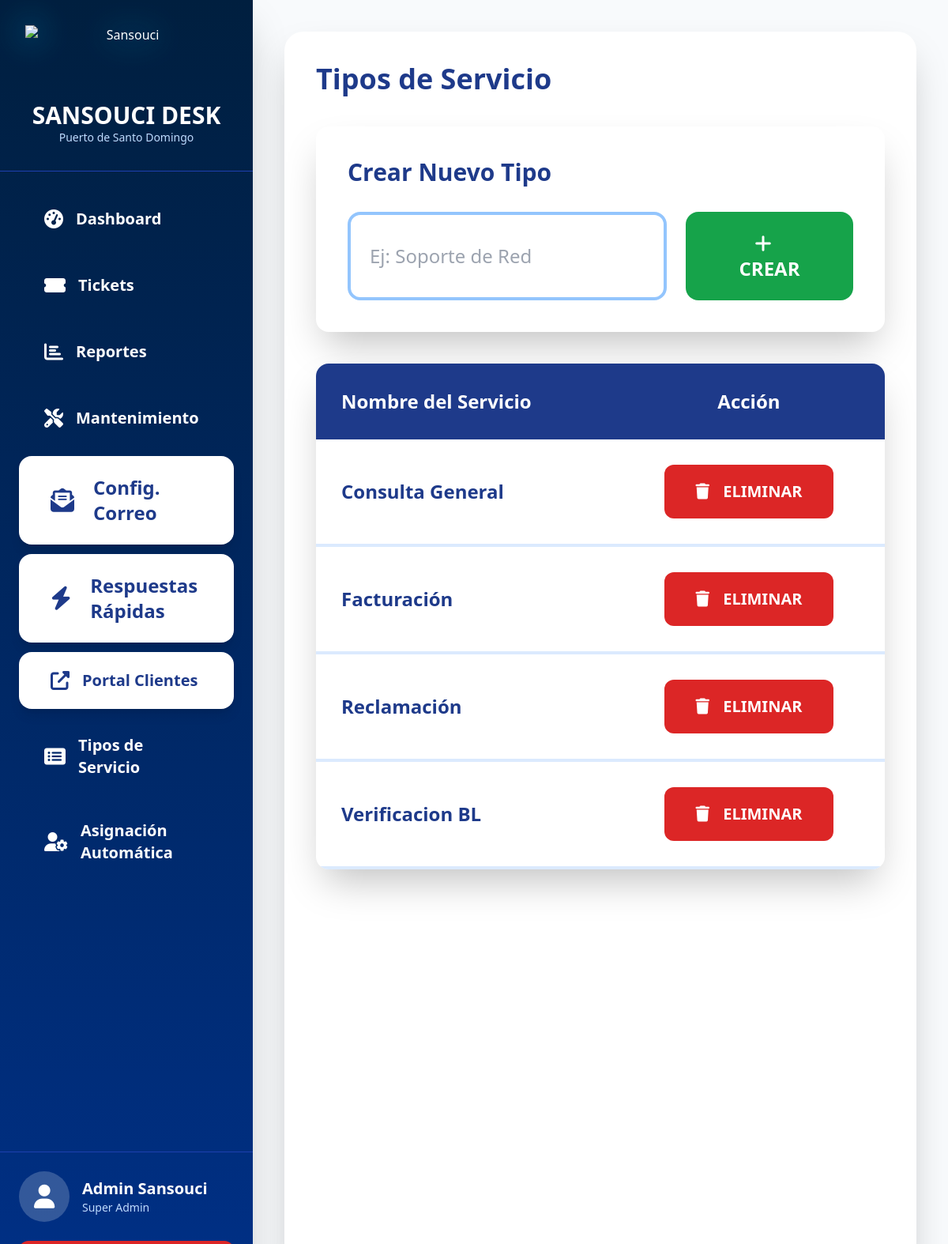
/tipos_servicio_legacy.php (signed in), run on the app's committed database.
### tables this page shows
CREATE TABLE `tipos_servicio` (
  `id` int(11) NOT NULL,
  `nombre` varchar(100) NOT NULL,
  `descripcion` text DEFAULT NULL,
  `creado_el` datetime DEFAULT current_timestamp()
);

### tipos_servicio_legacy.php (the view, shortened to what this page needs)
<?php require 'header.php';
$tipos = $pdo->query("SELECT * FROM tipos_servicio ORDER BY nombre")->fetchAll();
?>
<h1 class="text-4xl font-bold text-blue-900 mb-10">Tipos de Servicio</h1>
<div class="bg-white rounded-2xl shadow-2xl p-10 mb-10">
    <h2 class="text-3xl font-bold text-blue-900 mb-8">Crear Nuevo Tipo</h2>
    <form method="POST" class="flex gap-6">
        <input type="text" name="nombre" required placeholder="Ej: Soporte de Red"
               class="flex-1 p-6 border-4 border-blue-300 rounded-2xl text-2xl">
        <button name="crear" class="bg-green-600 text-white px-12 py-6 rounded-2xl text-2xl font-bold hover:bg-green-700">
            <i class="fas fa-plus mr-4"></i> CREAR
        </button>
    </form>
</div>
<div class="bg-white rounded-2xl shadow-2xl overflow-hidden">
    <table class="w-full">
        <thead class="bg-blue-900 text-white">
            <tr>
                <th class="p-8 text-left text-2xl">Nombre del Servicio</th>
                <th class="p-8 text-center text-2xl">Acción</th>
            </tr>
        </thead>
        <tbody>
            <?php foreach($tipos as $t): ?>
            <tr class="border-b-4 border-blue-100 hover:bg-blue-50">
                <td class="p-8 text-2xl font-bold text-blue-900"><?= htmlspecialchars($t['nombre']) ?></td>
                <td class="p-8 text-center">
                    <form method="POST" class="inline">
                        <button name="eliminar" onclick="return confirm('¿Eliminar este tipo?')"
                                class="bg-red-600 text-white px-10 py-5 rounded-xl text-xl font-bold hover:bg-red-700">
                            <i class="fas fa-trash mr-3"></i> ELIMINAR
                        </button>
                    </form>
                </td>
            </tr>
            <?php endforeach; ?>
        </tbody>
    </table>
</div>
<?php require 'footer.php'; ?>

### header.php (style rules this page uses)
body { background: #f8fafc; font-family: 'Segoe UI', sans-serif; }

### data on the page
tipos_servicio: nombre "Consulta General"
tipos_servicio: nombre "Facturación"
tipos_servicio: nombre "Reclamación"
tipos_servicio: nombre "Verificacion BL"

### other printed values
$user['nombre'] "Admin Sansouci"
